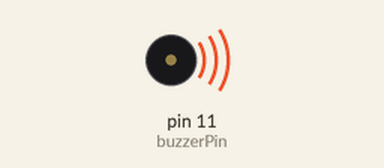
Recording of a sketch running on a simulated Arduino Uno, built with avr-gcc and run on an emulated ATmega328P. Shown: buzzer (waves = sounding). Random numbers use the default seed unless the sketch sets one; what the sketch prints to the serial monitor is not drawn.

Above: at 0.2 s.
Timing chart, 0 to 5.8 s (numbered marks = the images above):
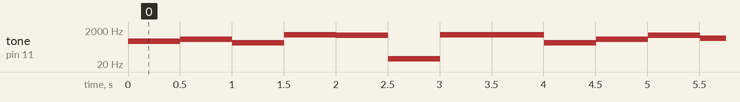

The sketch:

Buzzer.ino
```cpp
static int Tones_simple[] ={31, 33, 37, 41, 44, 49, 55, 62, 65, 73, 82, 87, 98, 110, 123, 131, 147, 165,
 175, 196, 220, 247, 262, 294, 330, 349, 392, 440, 494, 523, 587, 659, 698, 784, 880, 988, 1047};

static int Tones[] = {31, 33, 35, 37, 39, 41, 44, 46, 49, 52, 55, 58, 62, 65, 69, 73, 78, 82, 87, 93, 98, 104, 110, 117,
 123, 131, 139, 147, 156, 165, 175, 185, 196, 208, 220, 233, 247, 262, 277, 294, 311, 330, 349, 370,
 392, 415, 440, 466, 494, 523, 554, 587, 622, 659, 698, 740, 784, 831, 880, 932, 988, 1047};

int buzzerPin = 11; // set the buzzer pin

void setup() {
  pinMode(buzzerPin, OUTPUT); // set the buzzer pin as an output
  Serial.begin(9600); // initialize serial communication
}

void loop() {
  for (int i = 0; i < 10; i++) {
    int r1 = random(10, 20);
    int toneFreq = convertFreq(r1);
    tone(buzzerPin, toneFreq); // generate the tone with the specified frequency
    delay(500); // wait for 500 milliseconds
    noTone(buzzerPin); // stop the tone
  }
}

int convertFreq(int inputFreq){
  int frequency = inputFreq;
  // int digit2 = inputFreq % 10 + 1;
  // frequency = (inputFreq * digit2);
  frequency = 1047 * (sin(1.618 * (frequency - (PI / 2))) + 1) / 2;
  Serial.print(frequency);
  Serial.print(" ");
  int toneFreq = matchTone(frequency);
  Serial.println(toneFreq);
  return toneFreq;
}

int matchTone(int inputTone) {
  for (int i = 0; i < sizeof(Tones_simple) - 1; i++) {
    if (inputTone <= (Tones_simple[i] + Tones_simple[i + 1]) / 2) {
      return Tones_simple[i];
    }
  }
  return Tones_simple[sizeof(Tones_simple) - 1];
}
```

Measured:
- by itself, tone on pin 11 (buzzerPin): plays 440 Hz for 0.50 s, 587 Hz for 0.50 s, 349 Hz for 0.50 s, 1047 Hz for 0.50 s, 988 Hz for 0.50 s, 41 Hz for 0.50 s … (225 notes in this stretch)
